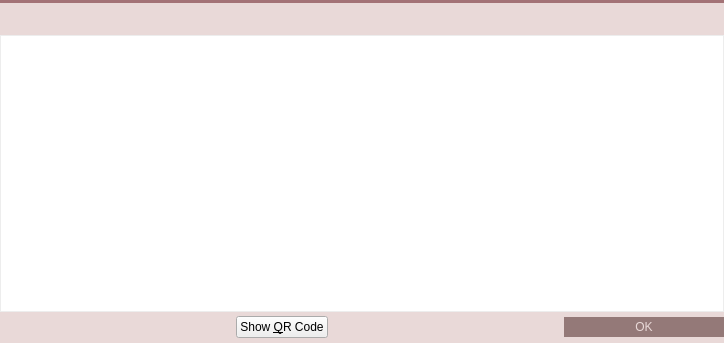
<?xml version="1.0" encoding="UTF-8"?>
<ui version="4.0">
 <class>AddressBookPage</class>
 <widget class="QWidget" name="AddressBookPage">
  <property name="geometry">
   <rect>
    <x>0</x>
    <y>0</y>
    <width>724</width>
    <height>343</height>
   </rect>
  </property>
  <property name="palette">
   <palette>
    <active>
     <colorrole role="Button">
      <brush brushstyle="SolidPattern">
       <color alpha="255">
        <red>233</red>
        <green>217</green>
        <blue>216</blue>
       </color>
      </brush>
     </colorrole>
     <colorrole role="Base">
      <brush brushstyle="SolidPattern">
       <color alpha="255">
        <red>233</red>
        <green>217</green>
        <blue>216</blue>
       </color>
      </brush>
     </colorrole>
     <colorrole role="Window">
      <brush brushstyle="SolidPattern">
       <color alpha="255">
        <red>233</red>
        <green>217</green>
        <blue>216</blue>
       </color>
      </brush>
     </colorrole>
     <colorrole role="Highlight">
      <brush brushstyle="SolidPattern">
       <color alpha="255">
        <red>235</red>
        <green>235</green>
        <blue>235</blue>
       </color>
      </brush>
     </colorrole>
     <colorrole role="HighlightedText">
      <brush brushstyle="SolidPattern">
       <color alpha="255">
        <red>171</red>
        <green>127</green>
        <blue>130</blue>
       </color>
      </brush>
     </colorrole>
    </active>
    <inactive>
     <colorrole role="Button">
      <brush brushstyle="SolidPattern">
       <color alpha="255">
        <red>233</red>
        <green>217</green>
        <blue>216</blue>
       </color>
      </brush>
     </colorrole>
     <colorrole role="Base">
      <brush brushstyle="SolidPattern">
       <color alpha="255">
        <red>233</red>
        <green>217</green>
        <blue>216</blue>
       </color>
      </brush>
     </colorrole>
     <colorrole role="Window">
      <brush brushstyle="SolidPattern">
       <color alpha="255">
        <red>233</red>
        <green>217</green>
        <blue>216</blue>
       </color>
      </brush>
     </colorrole>
     <colorrole role="Highlight">
      <brush brushstyle="SolidPattern">
       <color alpha="255">
        <red>235</red>
        <green>235</green>
        <blue>235</blue>
       </color>
      </brush>
     </colorrole>
     <colorrole role="HighlightedText">
      <brush brushstyle="SolidPattern">
       <color alpha="255">
        <red>171</red>
        <green>127</green>
        <blue>130</blue>
       </color>
      </brush>
     </colorrole>
    </inactive>
    <disabled>
     <colorrole role="Button">
      <brush brushstyle="SolidPattern">
       <color alpha="255">
        <red>233</red>
        <green>217</green>
        <blue>216</blue>
       </color>
      </brush>
     </colorrole>
     <colorrole role="Base">
      <brush brushstyle="SolidPattern">
       <color alpha="255">
        <red>233</red>
        <green>217</green>
        <blue>216</blue>
       </color>
      </brush>
     </colorrole>
     <colorrole role="Window">
      <brush brushstyle="SolidPattern">
       <color alpha="255">
        <red>233</red>
        <green>217</green>
        <blue>216</blue>
       </color>
      </brush>
     </colorrole>
     <colorrole role="Highlight">
      <brush brushstyle="SolidPattern">
       <color alpha="255">
        <red>240</red>
        <green>240</green>
        <blue>240</blue>
       </color>
      </brush>
     </colorrole>
     <colorrole role="HighlightedText">
      <brush brushstyle="SolidPattern">
       <color alpha="255">
        <red>171</red>
        <green>127</green>
        <blue>130</blue>
       </color>
      </brush>
     </colorrole>
    </disabled>
   </palette>
  </property>
  <property name="windowTitle">
   <string>Address Book</string>
  </property>
  <property name="styleSheet">
   <string notr="true">#AddressBookPage {
	background-color: #E9D9D8;
 }</string>
  </property>
  <layout class="QVBoxLayout" name="verticalLayout">
   <property name="spacing">
    <number>0</number>
   </property>
   <property name="margin">
    <number>0</number>
   </property>
   <item>
    <widget class="Line" name="line_6">
     <property name="styleSheet">
      <string notr="true">background-color: #A37276;</string>
     </property>
     <property name="frameShadow">
      <enum>QFrame::Raised</enum>
     </property>
     <property name="lineWidth">
      <number>0</number>
     </property>
     <property name="orientation">
      <enum>Qt::Horizontal</enum>
     </property>
    </widget>
   </item>
   <item>
    <widget class="QWidget" name="wAddressBookHeader" native="true">
     <property name="minimumSize">
      <size>
       <width>0</width>
       <height>32</height>
      </size>
     </property>
     <property name="maximumSize">
      <size>
       <width>16777215</width>
       <height>32</height>
      </size>
     </property>
     <property name="is_header" stdset="0">
      <bool>true</bool>
     </property>
     <layout class="QHBoxLayout" name="horizontalLayout_13">
      <property name="margin">
       <number>0</number>
      </property>
      <item>
       <spacer name="horizontalSpacer_17">
        <property name="orientation">
         <enum>Qt::Horizontal</enum>
        </property>
        <property name="sizeType">
         <enum>QSizePolicy::Fixed</enum>
        </property>
        <property name="sizeHint" stdset="0">
         <size>
          <width>3</width>
          <height>20</height>
         </size>
        </property>
       </spacer>
      </item>
      <item>
       <widget class="QLabel" name="label_25">
        <property name="sizePolicy">
         <sizepolicy hsizetype="Preferred" vsizetype="Preferred">
          <horstretch>0</horstretch>
          <verstretch>0</verstretch>
         </sizepolicy>
        </property>
        <property name="minimumSize">
         <size>
          <width>30</width>
          <height>30</height>
         </size>
        </property>
        <property name="maximumSize">
         <size>
          <width>30</width>
          <height>30</height>
         </size>
        </property>
        <property name="text">
         <string/>
        </property>
        <property name="pixmap">
         <pixmap resource="../res.qrc">:/res/address_book.png</pixmap>
        </property>
       </widget>
      </item>
      <item>
       <widget class="QLabel" name="label_25_1">
        <property name="sizePolicy">
         <sizepolicy hsizetype="Preferred" vsizetype="Preferred">
          <horstretch>0</horstretch>
          <verstretch>0</verstretch>
         </sizepolicy>
        </property>
        <property name="minimumSize">
         <size>
          <width>30</width>
          <height>30</height>
         </size>
        </property>
        <property name="maximumSize">
         <size>
          <width>30</width>
          <height>30</height>
         </size>
        </property>
        <property name="text">
         <string/>
        </property>
        <property name="pixmap">
         <pixmap resource="../res.qrc">:/res/download.png</pixmap>
        </property>
       </widget>
      </item>
      <item>
       <widget class="QLabel" name="label_27">
        <property name="font">
         <font>
          <pointsize>11</pointsize>
          <stylestrategy>PreferAntialias</stylestrategy>
         </font>
        </property>
        <property name="styleSheet">
         <string notr="true">QLabel {
	color: #E9D9D8;
}</string>
        </property>
        <property name="text">
         <string>Address Book</string>
        </property>
       </widget>
      </item>
      <item>
       <widget class="QPushButton" name="bClose">
        <property name="minimumSize">
         <size>
          <width>30</width>
          <height>30</height>
         </size>
        </property>
        <property name="maximumSize">
         <size>
          <width>30</width>
          <height>30</height>
         </size>
        </property>
        <property name="styleSheet">
         <string notr="true">QPushButton {	
	image: url(:/res/close_normal.png);
	border: 0px solid gray;
}
QPushButton:pressed:flat {
	image: url(:/res/close_normal.png);
}

QPushButton:hover {
	image: url(:/res/close_hover.png);
}</string>
        </property>
        <property name="text">
         <string notr="true"/>
        </property>
        <property name="flat">
         <bool>true</bool>
        </property>
       </widget>
      </item>
     </layout>
    </widget>
   </item>
   <item>
    <widget class="QTableView" name="tableView">
     <property name="contextMenuPolicy">
      <enum>Qt::CustomContextMenu</enum>
     </property>
     <property name="toolTip">
      <string>Double-click to edit address or label</string>
     </property>
     <property name="styleSheet">
      <string notr="true"> QScrollBar:vertical {
     border: 0px solid grey;
     background: white;
     width: 9px;
     margin: 24px 0px 0 0px;
 }
 QScrollBar::handle:vertical {
     background: #BB9396;
     min-width: 20px;
 }
QScrollBar::sub-line:vertical {
	height: 0px;
    width: 0px;
}

QHeaderView {
	background-color: #E9D9D8;
	font-size: 10;
	text-align:left;
}
QHeaderView::section {
    background-color: #E9D9D8;
    color: #AF272E;
    padding-left: 5px;
    border: 0px solid #6c6c6c;
	text-align:left;
}

/* style the sort indicator */
QHeaderView::down-arrow {
    image: url(down_arrow.png);
}

QHeaderView::up-arrow {
    image: url(up_arrow.png);
}

QTableView {
	border: 1px solid #ededed;
	selection-background-color: #ebebeb;
	selection-color: rgb(171, 127, 130);
}</string>
     </property>
     <property name="frameShape">
      <enum>QFrame::NoFrame</enum>
     </property>
     <property name="horizontalScrollBarPolicy">
      <enum>Qt::ScrollBarAlwaysOff</enum>
     </property>
     <property name="editTriggers">
      <set>QAbstractItemView::AnyKeyPressed|QAbstractItemView::DoubleClicked|QAbstractItemView::EditKeyPressed</set>
     </property>
     <property name="tabKeyNavigation">
      <bool>false</bool>
     </property>
     <property name="alternatingRowColors">
      <bool>true</bool>
     </property>
     <property name="selectionMode">
      <enum>QAbstractItemView::SingleSelection</enum>
     </property>
     <property name="selectionBehavior">
      <enum>QAbstractItemView::SelectRows</enum>
     </property>
     <property name="showGrid">
      <bool>false</bool>
     </property>
     <attribute name="verticalHeaderVisible">
      <bool>false</bool>
     </attribute>
     <attribute name="verticalHeaderDefaultSectionSize">
      <number>20</number>
     </attribute>
     <attribute name="verticalHeaderMinimumSectionSize">
      <number>20</number>
     </attribute>
    </widget>
   </item>
   <item>
    <layout class="QHBoxLayout" name="horizontalLayout_14">
     <item>
      <spacer name="horizontalSpacer_18">
       <property name="orientation">
        <enum>Qt::Horizontal</enum>
       </property>
       <property name="sizeHint" stdset="0">
        <size>
         <width>40</width>
         <height>20</height>
        </size>
       </property>
      </spacer>
     </item>
     <item>
      <widget class="QPushButton" name="newAddressButton">
       <property name="minimumSize">
        <size>
         <width>31</width>
         <height>31</height>
        </size>
       </property>
       <property name="maximumSize">
        <size>
         <width>31</width>
         <height>31</height>
        </size>
       </property>
       <property name="styleSheet">
        <string notr="true">QPushButton {
	border: 0px solid gray;
	image: url(:/res/add_contact/normal.png);
}

QPushButton:pressed:flat {
	image: url(:/res/add_contact/pressed.png);
}

QPushButton:hover {
	image: url(:/res/add_contact/hover.png);
}

QPushButton:!enabled {
	image: url(:/res/add_contact/disabled.png);
}</string>
       </property>
       <property name="text">
        <string/>
       </property>
       <property name="flat">
        <bool>true</bool>
       </property>
      </widget>
     </item>
     <item>
      <widget class="QPushButton" name="copyToClipboard">
       <property name="minimumSize">
        <size>
         <width>31</width>
         <height>31</height>
        </size>
       </property>
       <property name="maximumSize">
        <size>
         <width>31</width>
         <height>31</height>
        </size>
       </property>
       <property name="styleSheet">
        <string notr="true">QPushButton {
	border: 0px solid gray;
	image: url(:/res/duplicate_contact/normal.png);
}

QPushButton:pressed:flat {
	image: url(:/res/duplicate_contact/click.png);
}

QPushButton:hover {
	image: url(:/res/duplicate_contact/hover.png);
}

QPushButton:!enabled {
	image: url(:/res/duplicate_contact/disabled.png);
}</string>
       </property>
       <property name="text">
        <string/>
       </property>
       <property name="flat">
        <bool>true</bool>
       </property>
      </widget>
     </item>
     <item>
      <widget class="QPushButton" name="editButton">
       <property name="minimumSize">
        <size>
         <width>31</width>
         <height>31</height>
        </size>
       </property>
       <property name="maximumSize">
        <size>
         <width>31</width>
         <height>31</height>
        </size>
       </property>
       <property name="styleSheet">
        <string notr="true">QPushButton {
	border: 0px solid gray;
	image: url(:/res/edit_contact/edit_contact_normal.png);
}

QPushButton:pressed:flat {
	image: url(:/res/edit_contact/edit_contact_pressed.png);
}

QPushButton:hover {
	image: url(:/res/edit_contact/edit_contact_hover.png);
}

QPushButton:!enabled {
	image: url(:/res/edit_contact/edit_contact_disabled.png);
}</string>
       </property>
       <property name="text">
        <string/>
       </property>
       <property name="flat">
        <bool>true</bool>
       </property>
      </widget>
     </item>
     <item>
      <widget class="QPushButton" name="showQRCode">
       <property name="text">
        <string>Show &amp;QR Code</string>
       </property>
       <property name="icon">
        <iconset resource="../megacoin.qrc">
         <normaloff>:/icons/qrcode</normaloff>:/icons/qrcode</iconset>
       </property>
      </widget>
     </item>
     <item>
      <widget class="QPushButton" name="signMessage">
       <property name="enabled">
        <bool>true</bool>
       </property>
       <property name="minimumSize">
        <size>
         <width>31</width>
         <height>31</height>
        </size>
       </property>
       <property name="maximumSize">
        <size>
         <width>31</width>
         <height>31</height>
        </size>
       </property>
       <property name="styleSheet">
        <string notr="true">QPushButton {
	border: 0px solid gray;
	image: url(:/res/sign/normal.png);
}

QPushButton:pressed:flat {
	image: url(:/res/sign/pressed.png);
}

QPushButton:hover {
	image: url(:/res/sign/hover.png);
}

QPushButton:!enabled {
	image: url(:/res/sign/disabled.png);
}</string>
       </property>
       <property name="text">
        <string/>
       </property>
       <property name="flat">
        <bool>true</bool>
       </property>
      </widget>
     </item>
     <item>
      <widget class="QPushButton" name="verifyMessage">
       <property name="enabled">
        <bool>true</bool>
       </property>
       <property name="minimumSize">
        <size>
         <width>31</width>
         <height>31</height>
        </size>
       </property>
       <property name="maximumSize">
        <size>
         <width>31</width>
         <height>31</height>
        </size>
       </property>
       <property name="styleSheet">
        <string notr="true">QPushButton {
	border: 0px solid gray;
	image: url(:/res/verify/verify_normal.png);
}

QPushButton:pressed:flat {
	image: url(:/res/verify/verify_pressed.png);
}

QPushButton:hover {
	image: url(:/res/verify/verify_hover.png);
}

QPushButton:!enabled {
	image: url(:/res/verify/verify_disabled.png);
}</string>
       </property>
       <property name="text">
        <string/>
       </property>
       <property name="flat">
        <bool>true</bool>
       </property>
      </widget>
     </item>
     <item>
      <widget class="QPushButton" name="deleteButton">
       <property name="minimumSize">
        <size>
         <width>31</width>
         <height>31</height>
        </size>
       </property>
       <property name="maximumSize">
        <size>
         <width>31</width>
         <height>31</height>
        </size>
       </property>
       <property name="styleSheet">
        <string notr="true">QPushButton {
	border: 0px solid gray;
	image: url(:/res/del_contact/delete_contact_normal.png);
}

QPushButton:pressed:flat {
	image: url(:/res/del_contact/delete_contact_pressed.png);
}

QPushButton:hover {
	image: url(:/res/del_contact/delete_contact_hover.png);
}

QPushButton:!enabled {
	image: url(:/res/del_contact/delete_contact_disabled.png);
}</string>
       </property>
       <property name="text">
        <string/>
       </property>
       <property name="flat">
        <bool>true</bool>
       </property>
      </widget>
     </item>
     <item>
      <spacer name="horizontalSpacer_19">
       <property name="orientation">
        <enum>Qt::Horizontal</enum>
       </property>
       <property name="sizeHint" stdset="0">
        <size>
         <width>40</width>
         <height>20</height>
        </size>
       </property>
      </spacer>
     </item>
     <item>
      <widget class="QDialogButtonBox" name="buttonBox">
       <property name="sizePolicy">
        <sizepolicy hsizetype="Maximum" vsizetype="Fixed">
         <horstretch>0</horstretch>
         <verstretch>0</verstretch>
        </sizepolicy>
       </property>
       <property name="styleSheet">
        <string notr="true">QPushButton {
	background-color: #947978;
	color: #E9D9D8;
	border: 0px solid gray;
	max-height: 20px;
	min-height: 20px;
	max-width: 160px;
	min-width: 160px;
}

QPushButton:hover {
	background-color: #AF272E;
}

QPushButton:pressed:flat {
	background-color: #9D0B17;
}</string>
       </property>
       <property name="standardButtons">
        <set>QDialogButtonBox::Ok</set>
       </property>
      </widget>
     </item>
    </layout>
   </item>
  </layout>
 </widget>
 <resources>
  <include location="../megacoin.qrc"/>
  <include location="../res.qrc"/>
 </resources>
 <connections>
  <connection>
   <sender>bClose</sender>
   <signal>clicked()</signal>
   <receiver>AddressBookPage</receiver>
   <slot>close()</slot>
   <hints>
    <hint type="sourcelabel">
     <x>870</x>
     <y>33</y>
    </hint>
    <hint type="destinationlabel">
     <x>447</x>
     <y>189</y>
    </hint>
   </hints>
  </connection>
 </connections>
</ui>
